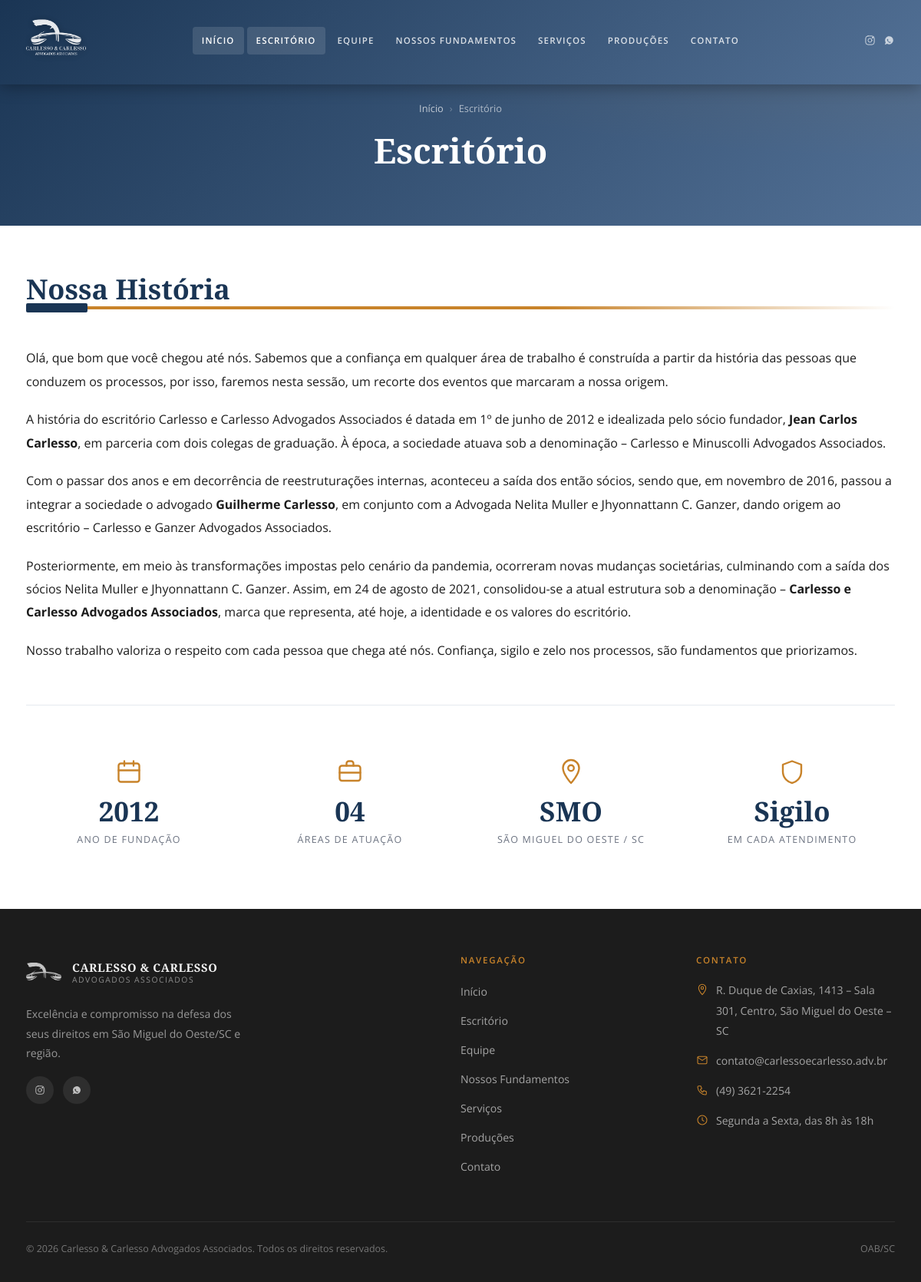
Screenshot of /escritorio with the database file from the repository.
### tables this page shows
CREATE TABLE `paginas` (
  `id`               INT(11)      NOT NULL AUTO_INCREMENT,
  `titulo`           VARCHAR(200) NOT NULL,
  `slug`             VARCHAR(120) NOT NULL,
  `conteudo`         LONGTEXT     DEFAULT NULL,
  `blocos`           LONGTEXT     DEFAULT NULL,
  `meta_title`       VARCHAR(255) DEFAULT NULL,
  `meta_description` VARCHAR(500) DEFAULT NULL,
  `status`           ENUM('publicado','rascunho') NOT NULL DEFAULT 'rascunho',
  `show_in_menu`     TINYINT(1)   NOT NULL DEFAULT 0,
  `menu_order`       INT(11)      NOT NULL DEFAULT 0,
  `created_at`       TIMESTAMP    NULL DEFAULT CURRENT_TIMESTAMP,
  `updated_at`       TIMESTAMP    NULL DEFAULT CURRENT_TIMESTAMP ON UPDATE CURRENT_TIMESTAMP,
  PRIMARY KEY (`id`),
  UNIQUE KEY `uk_slug` (`slug`),
  KEY `idx_status`    (`status`),
  KEY `idx_menu`      (`show_in_menu`,`menu_order`)
);

CREATE TABLE `conteudos` (
  `id`         INT(11)      NOT NULL AUTO_INCREMENT,
  `pagina`     VARCHAR(60)  NOT NULL,
  `secao`      VARCHAR(60)  NOT NULL,
  `titulo`     VARCHAR(200) DEFAULT NULL,
  `conteudo`   LONGTEXT     DEFAULT NULL,
  `imagem`     VARCHAR(255) DEFAULT NULL,
  `extra`      TEXT         DEFAULT NULL,
  `updated_at` TIMESTAMP    NULL DEFAULT CURRENT_TIMESTAMP ON UPDATE CURRENT_TIMESTAMP,
  PRIMARY KEY (`id`),
  UNIQUE KEY `uk_pagina_secao` (`pagina`,`secao`)
);

### src/Support/Env.php (called while the page is built, shortened)
<?php
final class Env
{
    public static function get(string $key, mixed $default = null): mixed
    {
        if (array_key_exists($key, $_ENV)) {
            return $_ENV[$key];
        }
        $val = getenv($key);
        return $val !== false ? $val : $default;
    }
}

### src/Support/Database.php (called while the page is built, shortened)
<?php
final class Database
{
    private static ?PDO $instance = null;
    public static function getInstance(): PDO
    {
        if (self::$instance === null) {
            $host    = Env::get('DB_HOST', 'localhost');
            $dbname  = Env::get('DB_NAME');
            $user    = Env::get('DB_USER');
            $pass    = Env::get('DB_PASS');
            $charset = Env::get('DB_CHARSET', 'utf8mb4');
            $dsn = "mysql:host=$host;dbname=$dbname;charset=$charset";
            $options = [
                PDO::ATTR_ERRMODE            => PDO::ERRMODE_EXCEPTION,
                PDO::ATTR_DEFAULT_FETCH_MODE => PDO::FETCH_ASSOC,
                PDO::ATTR_EMULATE_PREPARES   => false,
                PDO::MYSQL_ATTR_FOUND_ROWS   => true,
            ];
            try {
                self::$instance = new PDO($dsn, $user, $pass, $options);
            } catch (PDOException $e) {
                error_log('DB Connection Error: ' . $e->getMessage());
                if (defined('CARLESSO_INSTALL_MODE') || PHP_SAPI === 'cli') {
                    throw $e;
                }
                http_response_code(503);
                if (str_contains($_SERVER['REQUEST_URI'] ?? '', '/api/')) {
                    header('Content-Type: application/json; charset=utf-8');
                    echo json_encode(['error' => 'Serviço temporariamente indisponível.']);
                } else {
                    header('Content-Type: text/html; charset=utf-8');
                    echo '<!DOCTYPE html><meta charset="utf-8"><title>Em manutenção</title>';
                    echo '<body style="font-family:system-ui;text-align:center;padding:80px 20px;color:#1a3554">';
                    echo '<h1>Site em manutenção</h1><p>Voltamos em breve.</p></body>';
                }
                exit;
            }
        }
        return self::$instance;
    }
    public static function query(string $sql, array $params = []): PDOStatement
    {
        $stmt = self::getInstance()->prepare($sql);
        $stmt->execute($params);
        return $stmt;
    }
    public static function fetchOne(string $sql, array $params = []): ?array
    {
        $row = self::query($sql, $params)->fetch();
        return $row ?: null;
    }
}

### includes/functions.php (called while the page is built, shortened)
<?php
if (!function_exists('sanitizeHtml')) {
    function sanitizeHtml(string $html): string
    {
        return \Carlesso\Services\HtmlSanitizer::clean($html);
    }
}
if (!function_exists('getPage')) {
    function getPage(string $slug): ?array
    {
        return Database::fetchOne(
            'SELECT * FROM paginas WHERE slug = ? AND status = "publicado" LIMIT 1',
            [$slug]
        );
    }
}
if (!function_exists('getContent')) {
    function getContent(string $pagina, string $secao): ?array
    {
        return Database::fetchOne(
            'SELECT * FROM conteudos WHERE pagina = ? AND secao = ? LIMIT 1',
            [$pagina, $secao]
        );
    }
}

### src/Services/HtmlSanitizer.php (called while the page is built, shortened)
<?php
final class HtmlSanitizer
{
    private static ?\HTMLPurifier $purifier = null;
    public static function clean(string $html): string
    {
        $purifier = self::purifier();
        if ($purifier === null) {
            return self::fallback($html);
        }
        return $purifier->purify($html);
    }
    private static function purifier(): ?\HTMLPurifier
    {
        if (!class_exists('\HTMLPurifier')) {
            return null;
        }
        $config = \HTMLPurifier_Config::createDefault();
        $config->set('Core.Encoding', 'UTF-8');
        $config->set('HTML.Doctype', 'HTML 4.01 Transitional');
        $cacheDir = defined('STORAGE_PATH')
            ? STORAGE_PATH . '/cache/htmlpurifier'
            : sys_get_temp_dir() . '/htmlpurifier';
        $config->set('Cache.SerializerPath', $cacheDir);
        $config->set('HTML.Allowed',
            'p,br,strong,em,u,s,'
          . 'h1,h2,h3,h4,h5,h6,'
          . 'ul,ol,li,'
          . 'a[href|target|rel|class],'
          . 'img[src|alt|width|height|loading|class|srcset|sizes],'
          . 'figure[class],figcaption,'
          . 'picture,source[srcset|type|sizes|media],'
          . 'video[src|controls|width|height|poster|loop|muted|autoplay],'
          . 'audio[src|controls|loop],'
          . 'blockquote,table,thead,tbody,tr,th,td,'
          . 'span[class],div[class],'
          . 'hr,sub,sup,pre,code'
        );
        $config->set('Attr.AllowedFrameTargets', ['_blank', '_self', '_parent', '_top']);
        $config->set('HTML.TargetBlank', true);
        $config->set('URI.AllowedSchemes', [
            'http'   => true,
            'https'  => true,
            'mailto' => true,
            'tel'    => true,
            'data'   => true,
        ]);
        $config->set('URI.DisableExternalResources', false);
        self::$purifier = new \HTMLPurifier($config);
        return self::$purifier;
    }
    private static function fallback(string $html): string
    {
        $allowed = '<p><br><strong><em><u><s><ul><ol><li><h1><h2><h3><h4><h5><h6>'
            . '<a><img><blockquote><table><thead><tbody><tr><th><td><span><div>'
            . '<figure><figcaption><hr><sub><sup><pre><code>'
            . '<picture><source><video><audio>';
        $clean = strip_tags($html, $allowed);
        $clean = preg_replace('/\s+on\w+\s*=\s*["\'][^"\']*["\']/i', '', $clean);
        $clean = preg_replace('/javascript\s*:/i', '', $clean);
        $clean = preg_replace_callback(
            '/\b(href|src)\s*=\s*(["\'])\s*data:([^"\']*)\2/i',
            static function (array $m): string {
                if (preg_match('#^image/(png|jpeg|gif|webp|svg\+xml);#i', $m[3])) {
                    return $m[0];
                }
                return $m[1] . '=' . $m[2] . '#' . $m[2];
            },
            $clean
        );
        return $clean;
    }
}

### index.php (the view, shortened to what this page needs)
<?php
require_once __DIR__ . '/includes/functions.php';
$slug = trim($_GET['slug'] ?? '', '/');
$slug = $slug ?: 'inicio';
$slug = preg_replace('/[^a-z0-9_-]/', '', strtolower($slug));
$page    = getPage($slug);
include __DIR__ . '/templates/header.php';
echo '<main id="main-content">';
if ($slug === 'inicio') {
    include __DIR__ . '/templates/home.php';
} else {
    echo '<section class="page-header">
      <div class="container">
        <div class="breadcrumb">
          <a href="/">Início</a>
          <span class="sep">›</span>
          <span>' . e($page['titulo']) . '</span>
        </div>
        <h1>' . e($page['titulo']) . '</h1>
      </div>
    </section>';
    echo '<div class="page-content"><div class="container">';
    $templateFile = __DIR__ . '/templates/' . $slug . '.php';
    if (file_exists($templateFile)) {
        include $templateFile;
    }
    echo '</div></div>';
}
echo '</main>';
include __DIR__ . '/templates/footer.php';

### templates/escritorio.php (shortened to what this page needs)
<?php
$historia = getContent('escritorio', 'historia');
?>
<div id="historia" class="history-text">
  <h2><?= e($historia['titulo'] ?? 'Nossa História') ?></h2>
  <div class="gold-divider"></div>
  <?php if (!empty($historia['conteudo'])): ?>
    <div class="rich-content"><?= sanitizeHtml($historia['conteudo']) ?></div>
  <?php endif; ?>
</div>
<div class="institutional-stats">
  <div class="stat">
    <div class="stat-icon"><?= svgIcon('calendar') ?></div>
    <div class="stat-num">2012</div>
    <div class="stat-label">Ano de fundação</div>
  </div>
  <div class="stat">
    <div class="stat-icon"><?= svgIcon('briefcase') ?></div>
    <div class="stat-num">04</div>
    <div class="stat-label">Áreas de atuação</div>
  </div>
  <div class="stat">
    <div class="stat-icon"><?= svgIcon('pin') ?></div>
    <div class="stat-num">SMO</div>
    <div class="stat-label">São Miguel do Oeste / SC</div>
  </div>
  <div class="stat">
    <div class="stat-icon"><?= svgIcon('shield') ?></div>
    <div class="stat-num">Sigilo</div>
    <div class="stat-label">Em cada atendimento</div>
  </div>
</div>

### assets/css/style.css (style rules this page uses)
:root { --c-primary: #527095; --c-dark: #081217; --c-gold: #c8832a; --c-navy: #1a3554; --c-navy-light: #2d5a8e; --c-blue-light: #b8d4e8; --c-cream: #e8d5c0; --c-gray-light: #f0f2f4; --c-gray: #c8c8c8; --c-text: #1c1c1c; --c-text-muted: #6b7280; --c-white: #ffffff; --f-serif: 'Hepta Slab', 'Georgia', serif; --f-sans: 'Open Sans', 'Helvetica Neue', sans-serif; --radius: 4px; --radius-lg:8px; --shadow: 0 2px 12px rgba(8,18,23,.12); --shadow-lg:0 8px 32px rgba(8,18,23,.18); --transition: .25s cubic-bezier(.4,0,.2,1); --header-h: 90px; }
*, *::before, *::after { box-sizing: border-box; margin: 0; padding: 0; }
html { scroll-behavior: smooth; }
body { font-family: var(--f-sans); font-size: 16px; line-height: 1.75; color: var(--c-text); background: var(--c-white); }
a { color: var(--c-primary); text-decoration: none; transition: color var(--transition); }
h1,h2,h3,h4,h5,h6 { font-family: var(--f-serif); color: var(--c-navy); line-height: 1.25; font-weight: 800; }
h1 { font-size: clamp(2rem, 4vw, 3rem); }
h2 { font-size: clamp(1.5rem, 3vw, 2.25rem); }
p { margin-bottom: 1rem; }
.container { width: 100%; max-width: 1180px; margin: 0 auto; padding: 0 24px; }
.history-text p { font-size: 1rem; line-height: 1.9; color: var(--c-text); margin-bottom: 1.2rem; }
.page-header { padding: calc(var(--header-h) + 40px) 0 60px; background: linear-gradient(135deg, var(--c-navy), var(--c-primary)); color: var(--c-white); text-align: center; }
.page-header h1 { color: var(--c-white); margin-bottom: 10px; }
.page-content { padding: 60px 0; }
.breadcrumb { display: flex; gap: 8px; font-size: .8rem; color: rgba(255,255,255,.6); margin-bottom: 16px; }
.breadcrumb a { color: rgba(255,255,255,.7); }
.breadcrumb .sep { opacity: .5; }
.gold-divider { width: 100%; height: 4px; background: linear-gradient(90deg, var(--c-gold) 0%, var(--c-gold) 60%, transparent 100%); margin: 0 0 48px; border-radius: 2px; position: relative; }
.gold-divider::before { content: ''; position: absolute; left: 0; top: -4px; width: 80px; height: 12px; background: var(--c-navy); border-radius: 2px; }
.institutional-stats { display: grid; grid-template-columns: repeat(auto-fit, minmax(170px, 1fr)); gap: 20px; margin-top: 56px; padding-top: 48px; border-top: 1px solid rgba(82,112,149,.15); }
.institutional-stats .stat { text-align: center; padding: 20px; }
.institutional-stats .stat-icon { display: flex; justify-content: center; margin-bottom: 16px; color: var(--c-gold); }
.institutional-stats .stat-num { font-family: var(--f-serif); font-weight: 800; font-size: 2.2rem; color: var(--c-navy); line-height: 1; margin-bottom: 8px; }
.institutional-stats .stat-label { font-size: .78rem; color: var(--c-text-muted); text-transform: uppercase; letter-spacing: .1em; }
.page-header { background: linear-gradient(135deg, var(--c-navy) 0%, var(--c-primary) 100%); position: relative; overflow: hidden; }
.page-header::before { content: ''; position: absolute; inset: 0; background: radial-gradient(ellipse at top right, rgba(200,131,42,.1) 0%, transparent 50%); }
.page-header > * { position: relative; }
.page-header h1 { font-size: clamp(1.8rem, 4vw, 2.8rem); color: var(--c-white); }
.page-header .breadcrumb { justify-content: center; }

### assets/css/blocks.css (style rules this page uses)
:root { --bp-tablet: 1024px; --bp-mobile: 640px; --space-xs: 8px; --space-sm: 16px; --space-md: 24px; --space-lg: 40px; --space-xl: 64px; --space-xxl: 96px; --c-navy: #1a3554; --c-primary: #527095; --c-accent: #c8832a; --c-cream: #e8d5c0; --c-dark: #1c1c1c; --c-white: #ffffff; --c-text: #1c1c1c; --c-bg-soft: #f9fafb; --c-border: #e5e9ef; }

### rows the page displays
paginas: titulo "Escritório"
conteudos: titulo "Nossa História", conteudo "Olá, que bom que você chegou até nós. Sabemos que a confiança em qualquer área de trabalho é construída a partir da história das pessoas que conduzem os processos, por isso, faremos nesta sessão, um recorte dos eventos que marcaram a nossa origem. A história do escritório Carlesso e Carlesso Advogados Associados é datada em 1º de junho de 2012 e idealizada pelo sócio fundador, Jean Carlos Carlesso , em parceria com dois colegas de graduação. À época, a sociedade atuava sob a denominação – Carlesso e Minuscolli Advogados Associados. Com o passar dos anos e em decorrência de reestruturações internas, aconteceu a saída dos então sócios, sendo que, em novembro de 2016, passou a integrar a…"

### other values shown
$endereco "R. Duque de Caxias, 1413 – Sala 301, Centro, São Miguel do Oeste – SC"
$email "contato@carlessoecarlesso.adv.br"
$telefone "(49) 3621-2254"
$horario "Segunda a Sexta, das 8h às 18h"
$siteTitle "Carlesso & Carlesso Advogados Associados"
$footerText "Todos os direitos reservados."
